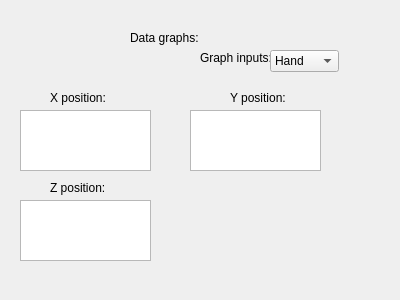
<?xml version="1.0" encoding="UTF-8"?>
<ui version="4.0">
 <class>dataGraphs</class>
 <widget class="QWidget" name="dataGraphs">
  <property name="geometry">
   <rect>
    <x>0</x>
    <y>0</y>
    <width>400</width>
    <height>300</height>
   </rect>
  </property>
  <property name="windowTitle">
   <string>Dialog</string>
  </property>
  <widget class="QLabel" name="label">
   <property name="geometry">
    <rect>
     <x>130</x>
     <y>30</y>
     <width>71</width>
     <height>16</height>
    </rect>
   </property>
   <property name="text">
    <string>Data graphs:</string>
   </property>
  </widget>
  <widget class="QLabel" name="label_2">
   <property name="geometry">
    <rect>
     <x>200</x>
     <y>50</y>
     <width>71</width>
     <height>16</height>
    </rect>
   </property>
   <property name="text">
    <string>Graph inputs:</string>
   </property>
  </widget>
  <widget class="QComboBox" name="dg_comboBox">
   <property name="geometry">
    <rect>
     <x>270</x>
     <y>50</y>
     <width>69</width>
     <height>22</height>
    </rect>
   </property>
   <item>
    <property name="text">
     <string>Hand</string>
    </property>
   </item>
   <item>
    <property name="text">
     <string>Fingers</string>
    </property>
   </item>
  </widget>
  <widget class="QLabel" name="label_3">
   <property name="geometry">
    <rect>
     <x>50</x>
     <y>90</y>
     <width>61</width>
     <height>16</height>
    </rect>
   </property>
   <property name="text">
    <string>X position: </string>
   </property>
  </widget>
  <widget class="QLabel" name="label_4">
   <property name="geometry">
    <rect>
     <x>230</x>
     <y>90</y>
     <width>61</width>
     <height>16</height>
    </rect>
   </property>
   <property name="text">
    <string>Y position: </string>
   </property>
  </widget>
  <widget class="QLabel" name="label_5">
   <property name="geometry">
    <rect>
     <x>50</x>
     <y>180</y>
     <width>61</width>
     <height>16</height>
    </rect>
   </property>
   <property name="text">
    <string>Z position: </string>
   </property>
  </widget>
  <widget class="QGraphicsView" name="dg_xPos">
   <property name="geometry">
    <rect>
     <x>20</x>
     <y>110</y>
     <width>131</width>
     <height>61</height>
    </rect>
   </property>
  </widget>
  <widget class="QGraphicsView" name="dg_yPos">
   <property name="geometry">
    <rect>
     <x>190</x>
     <y>110</y>
     <width>131</width>
     <height>61</height>
    </rect>
   </property>
  </widget>
  <widget class="QGraphicsView" name="dg_zPos">
   <property name="geometry">
    <rect>
     <x>20</x>
     <y>200</y>
     <width>131</width>
     <height>61</height>
    </rect>
   </property>
  </widget>
 </widget>
 <resources/>
 <connections/>
</ui>
